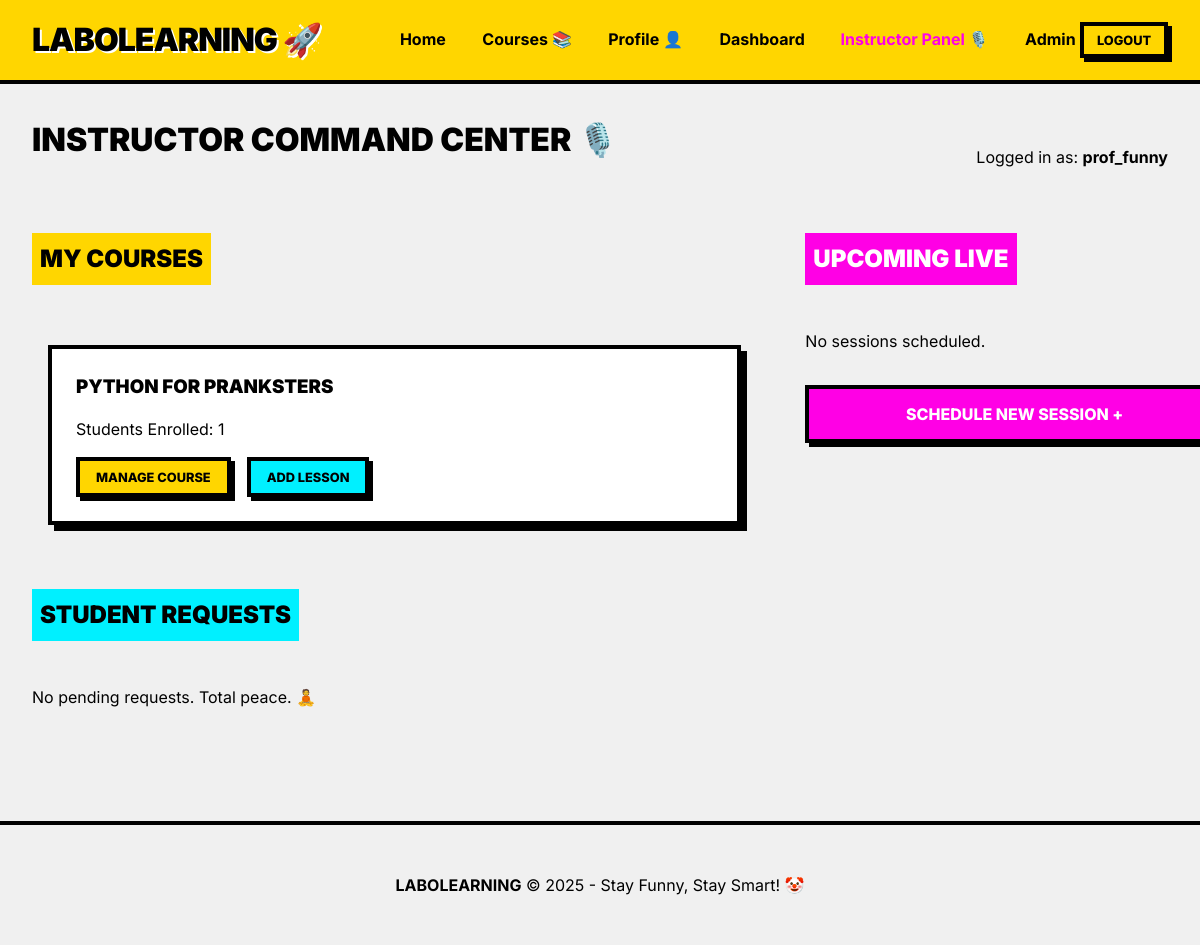
Page /live/instructor/ (signed in) on the committed database.
### users/models.py (models this page shows, shortened)
class User(AbstractUser):
    ROLE_CHOICES = (
        ('student', 'Student'),
        ('instructor', 'Instructor'),
        ('admin', 'Admin'),
    )
    role = models.CharField(max_length=20, choices=ROLE_CHOICES, default='student')
    bio = models.TextField(blank=True, null=True)
    device_limit = models.IntegerField(default=1) # Requirement: device limit control
    @property
    def unread_notifications_count(self):
        return self.notifications.filter(is_read=False).count()

### courses/models.py (models this page shows, shortened)
class Course(models.Model):
    title = models.CharField(max_length=200)
    description = models.TextField()
    instructor = models.ForeignKey(settings.AUTH_USER_MODEL, on_delete=models.CASCADE, related_name='teaching_courses')
    thumbnail = models.ImageField(upload_to='course_thumbnails/', blank=True, null=True)
    created_at = models.DateTimeField(auto_now_add=True)

### live_sessions/views.py (the view)
# urls.py: path('instructor/', views.instructor_dashboard, name='instructor_dashboard'),
@login_required
def instructor_dashboard(request):
    if request.user.role != 'instructor' and not request.user.is_staff:
        return redirect('home')
    courses = Course.objects.filter(instructor=request.user)
    upcoming_sessions = LiveSession.objects.filter(course__instructor=request.user, scheduled_at__gte=timezone.now())
    pending_requests = EnrollmentRequest.objects.filter(course__instructor=request.user, status='pending')
    return render(request, 'live_sessions/instructor_dashboard.html', {
        'courses': courses,
        'upcoming_sessions': upcoming_sessions,
        'pending_requests': pending_requests
    })

### templates/live_sessions/instructor_dashboard.html
{% extends 'base.html' %}
{% block content %}
<div style="display: flex; justify-content: space-between; align-items: flex-end; margin-bottom: 3rem;">
    <h1>Instructor Command Center 🎙️</h1>
    <p>Logged in as: <strong>{{ user.username }}</strong></p>
</div>
<div style="display: grid; grid-template-columns: 2fr 1fr; gap: 3rem;">
    <div>
        <h2 style="background: var(--primary-color); padding: 0.5rem; display: inline-block;">My Courses</h2>
        <div style="display: grid; grid-template-columns: 1fr; gap: 1.5rem; margin-top: 1.5rem;">
            {% for course in courses %}
            <div class="brutal-card" style="padding: 1.5rem;">
                <h3 style="margin: 0;"><a href="{% url 'course_detail' course.id %}"
                        style="text-decoration: none; color: inherit;">{{ course.title }}</a></h3>
                <p>Students Enrolled: {{ course.enrollments.count }}</p>
                <div style="display: flex; gap: 1rem; margin-top: 1rem;">
                    <a href="{% url 'course_detail' course.id %}" class="brutal-btn"
                        style="padding: 0.4rem 1rem; font-size: 0.8rem;">Manage Course</a>
                    <a href="{% url 'add_lesson' course.id %}" class="brutal-btn accent"
                        style="padding: 0.4rem 1rem; font-size: 0.8rem;">Add Lesson</a>
                </div>
            </div>
            {% endfor %}
        </div>
        <h2 style="background: var(--accent-color); padding: 0.5rem; display: inline-block; margin-top: 3rem;">Student
            Requests</h2>
        <div style="margin-top: 1.5rem;">
            {% for req in pending_requests %}
            <div class="brutal-card"
                style="display: flex; justify-content: space-between; align-items: center; padding: 1rem;">
                <div>
                    <strong>{{ req.student.username }}</strong> wants to join <strong>{{ req.course.title }}</strong>
                </div>
                <a href="{% url 'admin:courses_enrollmentrequest_change' req.id %}" class="brutal-btn"
                    style="padding: 0.4rem 0.8rem; font-size: 0.8rem;">Review in Admin</a>
            </div>
            {% empty %}
            <p>No pending requests. Total peace. 🧘</p>
            {% endfor %}
        </div>
    </div>
    <div>
        <h2 style="background: var(--secondary-color); color: white; padding: 0.5rem; display: inline-block;">Upcoming
            Live</h2>
        <div style="margin-top: 1.5rem;">
            {% for sess in upcoming_sessions %}
            <div class="brutal-card" style="padding: 1rem; margin-bottom: 1rem;">
                <strong>{{ sess.title }}</strong><br>
                <small>{{ sess.scheduled_at }} ({{ sess.duration_minutes }} min)</small>
                <div style="margin-top: 1rem;">
                    <a href="{% url 'session_detail' sess.id %}" class="brutal-btn accent"
                        style="width: 100%; text-align: center;">Start Session 🚀</a>
                </div>
            </div>
            {% empty %}
            <p>No sessions scheduled.</p>
            {% endfor %}
            <a href="{% url 'add_live_session' %}" class="brutal-btn secondary"
                style="width: 100%; text-align: center; margin-top: 1rem;">Schedule
                New Session +</a>
        </div>
    </div>
</div>
{% endblock %}

### static/css/style.css (style rules this page uses)
:root { --bg-color: #f0f0f0; --primary-color: #FFD600; --secondary-color: #FF00E5; --accent-color: #00F0FF; --text-color: #000000; --border-width: 4px; --shadow-offset: 6px; }
body { background-color: var(--bg-color); font-family: 'Inter', system-ui, -apple-system, sans-serif; color: var(--text-color); margin: 0; padding: 0; line-height: 1.5; }
.brutal-card { background: white; border: var(--border-width) solid var(--text-color); box-shadow: var(--shadow-offset) var(--shadow-offset) 0px var(--text-color); padding: 2rem; margin: 1rem; transition: transform 0.1s; }
.brutal-btn { background: var(--primary-color); border: var(--border-width) solid var(--text-color); box-shadow: 4px 4px 0px var(--text-color); padding: 0.8rem 1.5rem; font-weight: 800; text-transform: uppercase; cursor: pointer; font-family: inherit; display: inline-block; text-decoration: none; color: black; }
.brutal-btn.secondary { background: var(--secondary-color); color: white; }
.brutal-btn.accent { background: var(--accent-color); }
h1, h2, h3 { margin-top: 0; text-transform: uppercase; font-weight: 900; }

### rows in the picture
User: username "prof_funny"
Course: title "PYTHON FOR PRANKSTERS", enrollments.count "1"
